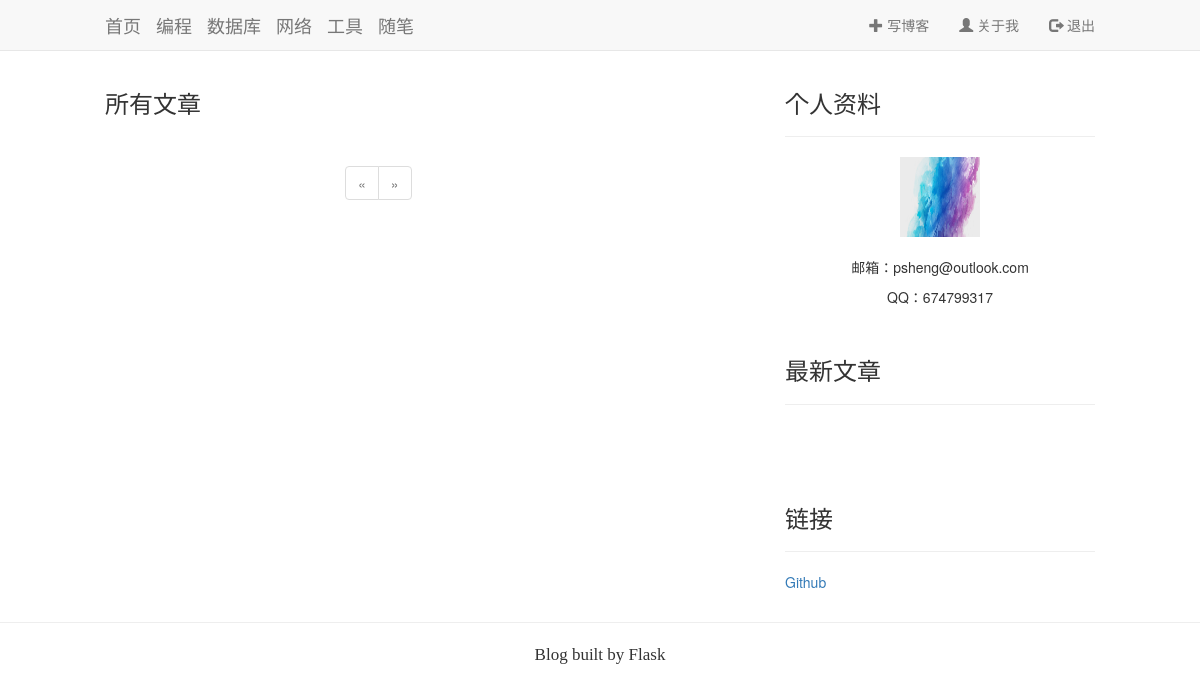
Before: / (signed in) with the older database file.
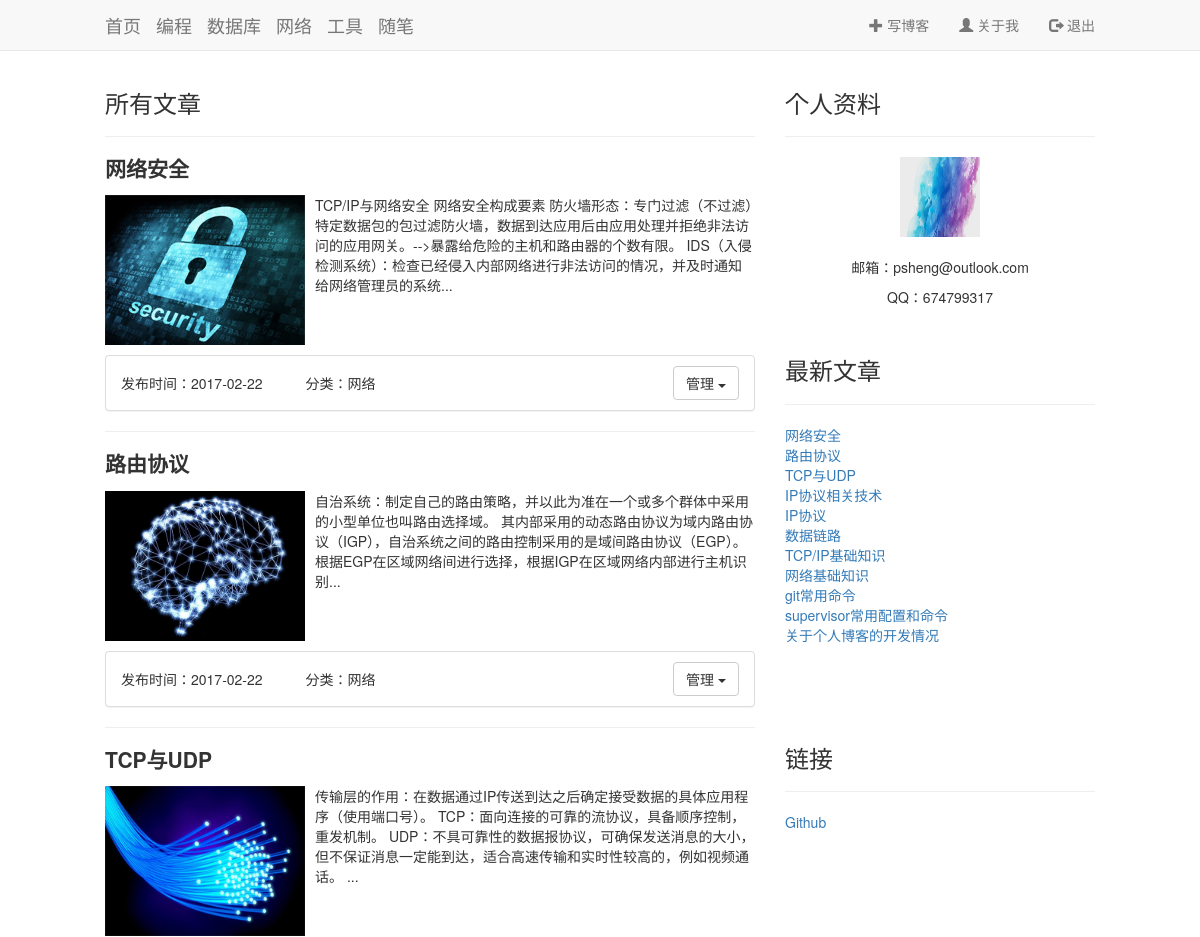
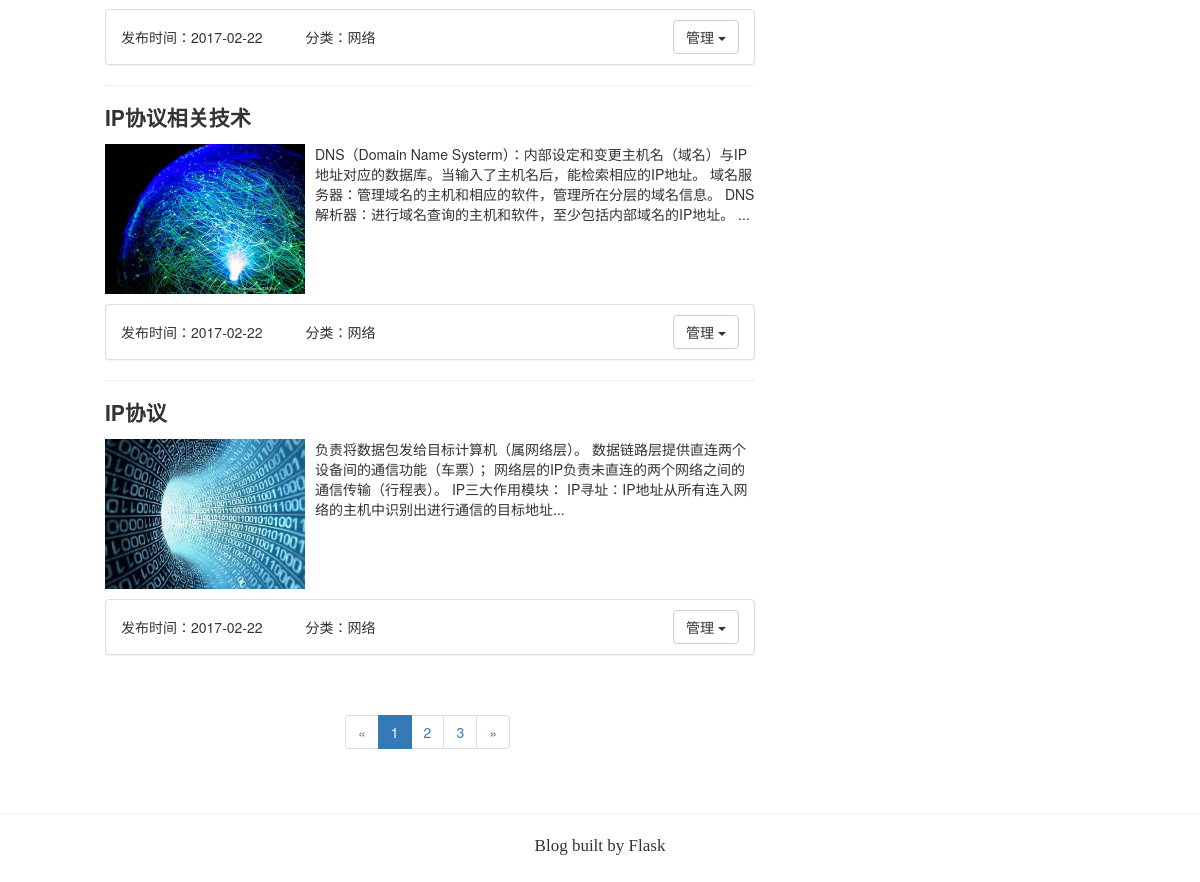
After: the same page with the newer database file (2 pictures, top to bottom).
### app/models.py (models this page shows, shortened)
class Post(db.Model):
    __tablename__ = 'posts'
    id = db.Column(db.Integer, primary_key=True)
    head_pic = db.Column(db.Text, default='/static/pic/test3.jpg')
    body_pic = db.Column(db.Text)
    title = db.Column(db.Text)
    body = db.Column(db.Text)
    abstract = db.Column(db.Text)
    tag = db.Column(db.Text)
    timestamp = db.Column(db.DateTime, index=True, default=datetime.utcnow)
    comments = db.relationship('Comment', backref='role')
    is_active = db.Column(db.Boolean, default=True)

### app/main/view.py (the view)
@main.route('/', methods=['GET','POST'])
def index():
    page = request.args.get('page', 1, type=int)
    pagination = Post.query.filter_by(is_active=True).order_by(Post.timestamp.desc()).paginate(
        page, per_page=5, error_out=False)
    posts = pagination.items
    new_posts = find_new_post()
    classify = u'所有文章'
    return render_template('index.html', posts=posts, new_posts=new_posts,
                           pagination=pagination, classify=classify)

### app/main/view.py (called while the page is built)
@login_manager.user_loader
def load_user(user_id):
    return Admin.query.get(int(user_id))

def find_new_post():
    page = request.args.get('page', 1, type=int)
    new_post = Post.query.filter_by(is_active=True).order_by(Post.timestamp.desc()).paginate(
        page, per_page=20, error_out=False
    )
    new_posts = new_post.items
    return new_posts

@main.app_template_filter('tag_get')
def tag(s):
    list = str(s).split('-')
    return list[1]

### app/templates/index.html (shortened to what this page needs)
{% extends "base.html" %}
{% import "_macros.html" as macros %}
{% block body %}
  <div class="container" id="sumery-container">
    <div class="row">
      <div class="col-md-8">
        <h3>{{ classify }}</h3>
        {% for post in posts %}
          <hr>
          <div class="post_head"><h3>{{ post.title | safe }}</h3></div>
          <div class="media" margin="30px">
            <a class="media-left" >
              <img src="{{ post.head_pic }}" width="200" height="150" alt="...">
            </a>
            <div class="media-body">
              {{ post.abstract }}<br><br>
            </div>
          </div>
          <div class="media-foot">
            <div class="panel panel-default">
              <div class="panel-body">
                <p>发布时间：{{ post.timestamp.strftime("%Y-%m-%d") }} &nbsp
                  &nbsp&nbsp&nbsp&nbsp&nbsp&nbsp&nbsp&nbsp分类：{{ post.tag |  tag_get }}</p>
                {% if current_user.is_authenticated %}
                  <div class="dropdown">
                    <button class="btn btn-default dropdown-toggle" type="button" id="dropdownMenu1"
                            data-toggle="dropdown" aria-haspopup="true" aria-expanded="true">
                      管理
                      <span class="caret"></span>
                    </button>
                  </div>
                {% else %}
                  <a class="btn btn-default" href="{{ url_for('.post', id=post.id) }}">查看更多</a>
                {% endif %}
              </div>
            </div>
          </div>
        {% endfor %}
        {% if pagination %}
          <div class="pagination">
            {{ macros.pagination_widget(pagination, '.index') }}
          </div>
        {% endif %}
      </div>
      <div class="col-md-4">
        <h3>个人资料</h3>
        <div class="right-index">
          <hr>
          <img src="{{ url_for('static', filename='test.jpg') }}" width="80" height="80"><br><br>
          <p>邮箱：psheng@outlook.com</p>
          <p>QQ：674799317</p>
        </div>
        <div class="newly-post">
          <h3>最新文章</h3><hr>
          {% for new_post in new_posts %}
            <p><a href="{{ url_for('.post', id=new_post.id) }}">{{ new_post.title }}</a></p>
          {% endfor %}
        </div>
        <div class="other-link">
          <h3>链接</h3><hr>
          <p><a href="http://github.com/pshenglh" target="_blank">Github</a></p>
        </div>
      </div>
    </div>
  </div>
{% endblock %}

Changed rows visible on the page:
now on this page (row edited): Post: title "网络安全", head_pic (picture), abstract "TCP/IP与网络安全 网络安全构成要素 防火墙形态：专门过滤（不过滤）特定数据包的包过滤防火墙，数据到达应用后由应用处理并拒绝非法访问的应用网关。-->暴露给危险的主机和路由器的个数有限。 IDS（入侵检测系统）：检查已经侵入内部网络进行非法访问的情况，并及时通知给网络管理员的系统...", timestamp "2017-02-22", tag|tag_get "网络"
now on this page (row edited): Post: title "路由协议", head_pic (picture), abstract "自治系统：制定自己的路由策略，并以此为准在一个或多个群体中采用的小型单位也叫路由选择域。 其内部采用的动态路由协议为域内路由协议（IGP），自治系统之间的路由控制采用的是域间路由协议（EGP）。 根据EGP在区域网络间进行选择，根据IGP在区域网络内部进行主机识别...", timestamp "2017-02-22", tag|tag_get "网络"
now on this page (row edited): Post: title "TCP与UDP", head_pic (picture), abstract "传输层的作用：在数据通过IP传送到达之后确定接受数据的具体应用程序（使用端口号）。 TCP：面向连接的可靠的流协议，具备顺序控制，重发机制。 UDP：不具可靠性的数据报协议，可确保发送消息的大小，但不保证消息一定能到达，适合高速传输和实时性较高的，例如视频通话。 ...", timestamp "2017-02-22", tag|tag_get "网络"
now on this page (row edited): Post: title "IP协议相关技术", head_pic (picture), abstract "DNS（Domain Name Systerm）：内部设定和变更主机名（域名）与IP地址对应的数据库。当输入了主机名后，能检索相应的IP地址。 域名服务器：管理域名的主机和相应的软件，管理所在分层的域名信息。 DNS解析器：进行域名查询的主机和软件，至少包括内部域名的IP地址。 ...", timestamp "2017-02-22", tag|tag_get "网络"
now on this page (row edited): Post: title "IP协议", head_pic (picture), abstract "负责将数据包发给目标计算机（属网络层）。 数据链路层提供直连两个设备间的通信功能（车票）； 网络层的IP负责未直连的两个网络之间的通信传输（行程表）。 IP三大作用模块： IP寻址：IP地址从所有连入网络的主机中识别出进行通信的目标地址...", timestamp "2017-02-22", tag|tag_get "网络"
now on this page (row edited): Post: title "数据链路", shown under "最新文章"
now on this page (row edited): Post: title "TCP/IP基础知识", shown under "最新文章"
now on this page (row edited): Post: title "网络基础知识", shown under "最新文章"
now on this page (row edited): Post: title "git常用命令", shown under "最新文章"
now on this page (row edited): Post: title "supervisor常用配置和命令", shown under "最新文章"
now on this page (row edited): Post: title "关于个人博客的开发情况", shown under "最新文章"
Other visible differences:
new list line: "1"
new list line: "2"
new list line: "3"
